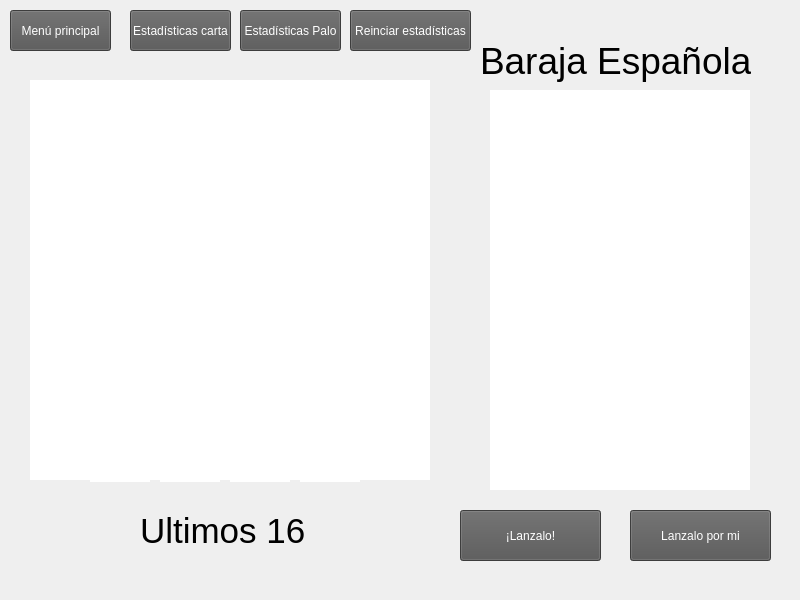
<?xml version="1.0" encoding="UTF-8"?>
<ui version="4.0">
 <class>MainWindow</class>
 <widget class="QMainWindow" name="MainWindow">
  <property name="geometry">
   <rect>
    <x>0</x>
    <y>0</y>
    <width>800</width>
    <height>600</height>
   </rect>
  </property>
  <property name="windowTitle">
   <string>Baraja Española</string>
  </property>
  <property name="windowIcon">
   <iconset>
    <normaloff>Proyecto2n/Recursos/img/logo.png</normaloff>Proyecto2n/Recursos/img/logo.png</iconset>
  </property>
  <property name="styleSheet">
   <string notr="true">background-image: url(Proyecto2n/Recursos/img/fondoelemento.png);
background-repeat: no-repeat;</string>
  </property>
  <widget class="QWidget" name="centralwidget">
   <widget class="QLabel" name="label">
    <property name="geometry">
     <rect>
      <x>480</x>
      <y>30</y>
      <width>271</width>
      <height>61</height>
     </rect>
    </property>
    <property name="font">
     <font>
      <pointsize>28</pointsize>
     </font>
    </property>
    <property name="text">
     <string>Baraja Española</string>
    </property>
   </widget>
   <widget class="QGraphicsView" name="pbcarta">
    <property name="geometry">
     <rect>
      <x>490</x>
      <y>90</y>
      <width>260</width>
      <height>400</height>
     </rect>
    </property>
    <property name="styleSheet">
     <string notr="true">background-image: url(Proyecto2n/Recursos/img/barc/enves.png);
 border-style: none;
background-repeat: no-repeat;</string>
    </property>
   </widget>
   <widget class="QPushButton" name="btnlanza">
    <property name="geometry">
     <rect>
      <x>460</x>
      <y>510</y>
      <width>141</width>
      <height>51</height>
     </rect>
    </property>
    <property name="cursor">
     <cursorShape>PointingHandCursor</cursorShape>
    </property>
    <property name="styleSheet">
     <string notr="true">background-image: url();
background-color: #555555;
color: #FFFFFF;</string>
    </property>
    <property name="text">
     <string>¡Lanzalo!</string>
    </property>
   </widget>
   <widget class="QPushButton" name="btnautomatico">
    <property name="geometry">
     <rect>
      <x>630</x>
      <y>510</y>
      <width>141</width>
      <height>51</height>
     </rect>
    </property>
    <property name="cursor">
     <cursorShape>PointingHandCursor</cursorShape>
    </property>
    <property name="styleSheet">
     <string notr="true">background-image: url();
background-color: #555555;
color: #FFFFFF;</string>
    </property>
    <property name="text">
     <string>Lanzalo por mi</string>
    </property>
   </widget>
   <widget class="QGraphicsView" name="pb4">
    <property name="geometry">
     <rect>
      <x>300</x>
      <y>90</y>
      <width>60</width>
      <height>92</height>
     </rect>
    </property>
    <property name="styleSheet">
     <string notr="true">background-image: url(Proyecto2n/Recursos/img/moneda/iniciop.png);
 border-style: none;
background-repeat: no-repeat;</string>
    </property>
   </widget>
   <widget class="QGraphicsView" name="pb9">
    <property name="geometry">
     <rect>
      <x>90</x>
      <y>290</y>
      <width>60</width>
      <height>92</height>
     </rect>
    </property>
    <property name="styleSheet">
     <string notr="true">background-image: url(Proyecto2n/Recursos/img/moneda/iniciop.png);
 border-style: none;
background-repeat: no-repeat;</string>
    </property>
   </widget>
   <widget class="QGraphicsView" name="pb14">
    <property name="geometry">
     <rect>
      <x>160</x>
      <y>390</y>
      <width>60</width>
      <height>92</height>
     </rect>
    </property>
    <property name="styleSheet">
     <string notr="true">background-image: url(Proyecto2n/Recursos/img/moneda/iniciop.png);
 border-style: none;
background-repeat: no-repeat;</string>
    </property>
   </widget>
   <widget class="QGraphicsView" name="pb16">
    <property name="geometry">
     <rect>
      <x>300</x>
      <y>390</y>
      <width>60</width>
      <height>92</height>
     </rect>
    </property>
    <property name="styleSheet">
     <string notr="true">background-image: url(Proyecto2n/Recursos/img/moneda/iniciop.png);
 border-style: none;
background-repeat: no-repeat;</string>
    </property>
   </widget>
   <widget class="QGraphicsView" name="pb7">
    <property name="geometry">
     <rect>
      <x>230</x>
      <y>190</y>
      <width>60</width>
      <height>92</height>
     </rect>
    </property>
    <property name="styleSheet">
     <string notr="true">background-image: url(Proyecto2n/Recursos/img/moneda/iniciop.png);
 border-style: none;
background-repeat: no-repeat;</string>
    </property>
   </widget>
   <widget class="QGraphicsView" name="pb5">
    <property name="geometry">
     <rect>
      <x>90</x>
      <y>190</y>
      <width>60</width>
      <height>92</height>
     </rect>
    </property>
    <property name="styleSheet">
     <string notr="true">background-image: url(Proyecto2n/Recursos/img/moneda/iniciop.png);
 border-style: none;
background-repeat: no-repeat;</string>
    </property>
   </widget>
   <widget class="QGraphicsView" name="pb1">
    <property name="geometry">
     <rect>
      <x>90</x>
      <y>90</y>
      <width>60</width>
      <height>92</height>
     </rect>
    </property>
    <property name="styleSheet">
     <string notr="true">background-image: url(Proyecto2n/Recursos/img/moneda/iniciop.png);
 border-style: none;
background-repeat: no-repeat;</string>
    </property>
   </widget>
   <widget class="QGraphicsView" name="pb2">
    <property name="geometry">
     <rect>
      <x>160</x>
      <y>90</y>
      <width>60</width>
      <height>92</height>
     </rect>
    </property>
    <property name="styleSheet">
     <string notr="true">background-image: url(Proyecto2n/Recursos/img/moneda/iniciop.png);
 border-style: none;
background-repeat: no-repeat;
</string>
    </property>
   </widget>
   <widget class="QGraphicsView" name="pb12">
    <property name="geometry">
     <rect>
      <x>300</x>
      <y>290</y>
      <width>60</width>
      <height>92</height>
     </rect>
    </property>
    <property name="styleSheet">
     <string notr="true">background-image: url(Proyecto2n/Recursos/img/moneda/iniciop.png);
 border-style: none;
background-repeat: no-repeat;</string>
    </property>
   </widget>
   <widget class="QGraphicsView" name="pb15">
    <property name="geometry">
     <rect>
      <x>230</x>
      <y>390</y>
      <width>60</width>
      <height>92</height>
     </rect>
    </property>
    <property name="styleSheet">
     <string notr="true">background-image: url(Proyecto2n/Recursos/img/moneda/iniciop.png);
 border-style: none;
background-repeat: no-repeat;</string>
    </property>
   </widget>
   <widget class="QGraphicsView" name="graphicsView">
    <property name="geometry">
     <rect>
      <x>30</x>
      <y>80</y>
      <width>400</width>
      <height>400</height>
     </rect>
    </property>
    <property name="styleSheet">
     <string notr="true">background-image: url(Proyecto2n/Recursos/img/tapete.png);
background-repeat: no-repeat;
border-style: none;
background-size: 80px 60px;</string>
    </property>
   </widget>
   <widget class="QGraphicsView" name="pb3">
    <property name="geometry">
     <rect>
      <x>230</x>
      <y>90</y>
      <width>60</width>
      <height>92</height>
     </rect>
    </property>
    <property name="styleSheet">
     <string notr="true">background-image: url(Proyecto2n/Recursos/img/moneda/iniciop.png);
 border-style: none;
background-repeat: no-repeat;</string>
    </property>
   </widget>
   <widget class="QGraphicsView" name="pb8">
    <property name="geometry">
     <rect>
      <x>300</x>
      <y>190</y>
      <width>60</width>
      <height>92</height>
     </rect>
    </property>
    <property name="styleSheet">
     <string notr="true">background-image: url(Proyecto2n/Recursos/img/moneda/iniciop.png);
 border-style: none;
background-repeat: no-repeat;</string>
    </property>
   </widget>
   <widget class="QLabel" name="label_2">
    <property name="geometry">
     <rect>
      <x>140</x>
      <y>500</y>
      <width>181</width>
      <height>61</height>
     </rect>
    </property>
    <property name="font">
     <font>
      <pointsize>26</pointsize>
     </font>
    </property>
    <property name="text">
     <string>Ultimos 16</string>
    </property>
   </widget>
   <widget class="QGraphicsView" name="pb6">
    <property name="geometry">
     <rect>
      <x>160</x>
      <y>190</y>
      <width>60</width>
      <height>92</height>
     </rect>
    </property>
    <property name="styleSheet">
     <string notr="true">background-image: url(Proyecto2n/Recursos/img/moneda/iniciop.png);
 border-style: none;
background-repeat: no-repeat;</string>
    </property>
   </widget>
   <widget class="QGraphicsView" name="pb13">
    <property name="geometry">
     <rect>
      <x>90</x>
      <y>390</y>
      <width>60</width>
      <height>92</height>
     </rect>
    </property>
    <property name="styleSheet">
     <string notr="true">background-image: url(Proyecto2n/Recursos/img/moneda/iniciop.png);
 border-style: none;
background-repeat: no-repeat;</string>
    </property>
   </widget>
   <widget class="QGraphicsView" name="pb11">
    <property name="geometry">
     <rect>
      <x>230</x>
      <y>290</y>
      <width>60</width>
      <height>92</height>
     </rect>
    </property>
    <property name="styleSheet">
     <string notr="true">background-image: url(Proyecto2n/Recursos/img/moneda/iniciop.png);
 border-style: none;
background-repeat: no-repeat;</string>
    </property>
   </widget>
   <widget class="QGraphicsView" name="pb10">
    <property name="geometry">
     <rect>
      <x>160</x>
      <y>290</y>
      <width>60</width>
      <height>92</height>
     </rect>
    </property>
    <property name="styleSheet">
     <string notr="true">background-image: url(Proyecto2n/Recursos/img/moneda/iniciop.png);
 border-style: none;
background-repeat: no-repeat;</string>
    </property>
   </widget>
   <widget class="QPushButton" name="btnhome">
    <property name="geometry">
     <rect>
      <x>10</x>
      <y>10</y>
      <width>101</width>
      <height>41</height>
     </rect>
    </property>
    <property name="cursor">
     <cursorShape>PointingHandCursor</cursorShape>
    </property>
    <property name="styleSheet">
     <string notr="true">background-image: url();
background-color: #555555;
color: #FFFFFF;</string>
    </property>
    <property name="text">
     <string>Menú principal</string>
    </property>
   </widget>
   <widget class="QPushButton" name="btnestadisticas">
    <property name="geometry">
     <rect>
      <x>130</x>
      <y>10</y>
      <width>101</width>
      <height>41</height>
     </rect>
    </property>
    <property name="cursor">
     <cursorShape>PointingHandCursor</cursorShape>
    </property>
    <property name="styleSheet">
     <string notr="true">background-image: url();
background-color: #555555;
color: #FFFFFF;</string>
    </property>
    <property name="text">
     <string>Estadísticas carta</string>
    </property>
   </widget>
   <widget class="QPushButton" name="btnestadisticaspalo">
    <property name="geometry">
     <rect>
      <x>240</x>
      <y>10</y>
      <width>101</width>
      <height>41</height>
     </rect>
    </property>
    <property name="cursor">
     <cursorShape>PointingHandCursor</cursorShape>
    </property>
    <property name="styleSheet">
     <string notr="true">background-image: url();
background-color: #555555;
color: #FFFFFF;</string>
    </property>
    <property name="text">
     <string>Estadísticas Palo</string>
    </property>
   </widget>
   <widget class="QPushButton" name="btnreiniciarbd">
    <property name="geometry">
     <rect>
      <x>350</x>
      <y>10</y>
      <width>121</width>
      <height>41</height>
     </rect>
    </property>
    <property name="cursor">
     <cursorShape>PointingHandCursor</cursorShape>
    </property>
    <property name="styleSheet">
     <string notr="true">background-image: url();
background-color: #555555;
color: #FFFFFF;</string>
    </property>
    <property name="text">
     <string>Reinciar estadísticas</string>
    </property>
   </widget>
   <zorder>graphicsView</zorder>
   <zorder>label</zorder>
   <zorder>pbcarta</zorder>
   <zorder>btnlanza</zorder>
   <zorder>btnautomatico</zorder>
   <zorder>pb4</zorder>
   <zorder>pb9</zorder>
   <zorder>pb14</zorder>
   <zorder>pb16</zorder>
   <zorder>pb7</zorder>
   <zorder>pb5</zorder>
   <zorder>pb1</zorder>
   <zorder>pb2</zorder>
   <zorder>pb12</zorder>
   <zorder>pb15</zorder>
   <zorder>pb3</zorder>
   <zorder>pb8</zorder>
   <zorder>label_2</zorder>
   <zorder>pb6</zorder>
   <zorder>pb13</zorder>
   <zorder>pb11</zorder>
   <zorder>pb10</zorder>
   <zorder>btnhome</zorder>
   <zorder>btnestadisticas</zorder>
   <zorder>btnestadisticaspalo</zorder>
   <zorder>btnreiniciarbd</zorder>
  </widget>
 </widget>
 <resources/>
 <connections/>
</ui>
